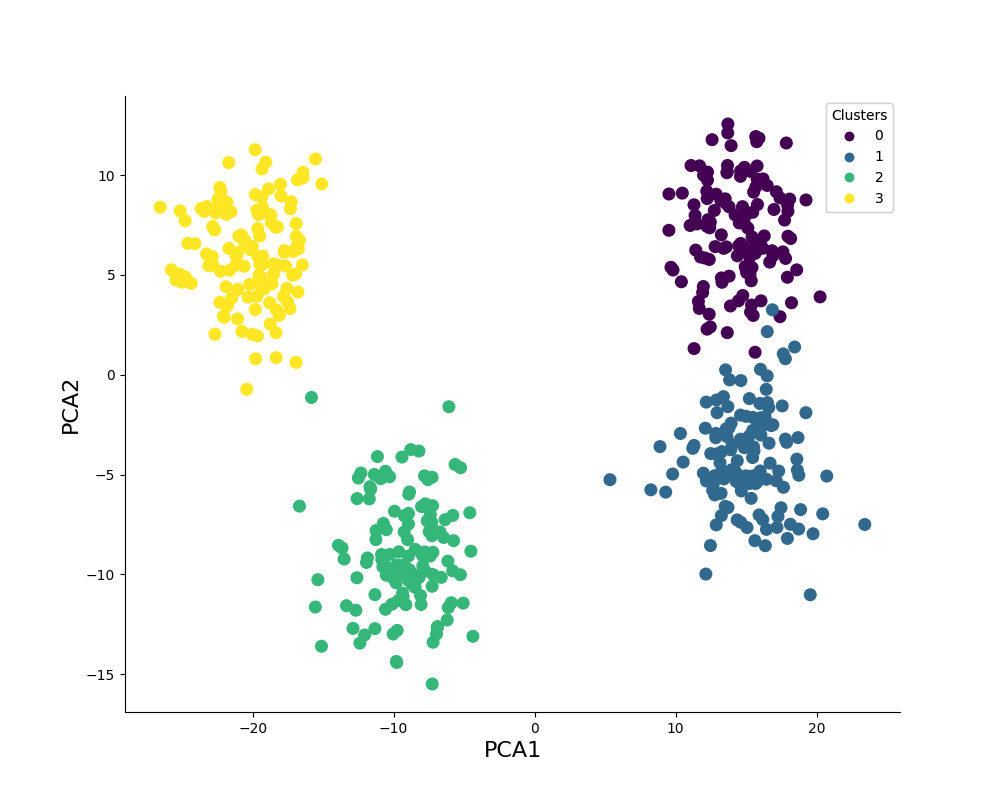

Source code (Python):
# Import necessary libraries
import numpy as np
import matplotlib.pyplot as plt
from sklearn.datasets import make_blobs
from sklearn.decomposition import PCA

# Generate synthetic data with clusters
X, y = make_blobs(n_samples=500,
                  centers=4,
                  n_features=10,
                  cluster_std=2.5,
                  random_state=42)

# Perform PCA to reduce data to 2 dimensions
pca = PCA(n_components=2)
X_pca = pca.fit_transform(X)

# Create a scatter plot of the PCA-transformed data
plt.figure(figsize=(10, 8))
scatter = plt.scatter(X_pca[:, 0],
                      X_pca[:, 1],
                      c=y,
                      cmap='viridis',
                      s=70)

# Access the current Axes instance
ax = plt.gca()

# Turn off the left and top axis spines
ax.spines['right'].set_visible(False)
ax.spines['top'].set_visible(False)

# Add labels and title
plt.xlabel('PCA1', fontsize=16)
plt.ylabel('PCA2', fontsize=16)

# Create a legend
legend1 = plt.legend(*scatter.legend_elements(),
                     title="Clusters",
                     loc="upper right")
plt.gca().add_artist(legend1)

# Show the plot
plt.savefig('pca.png')
